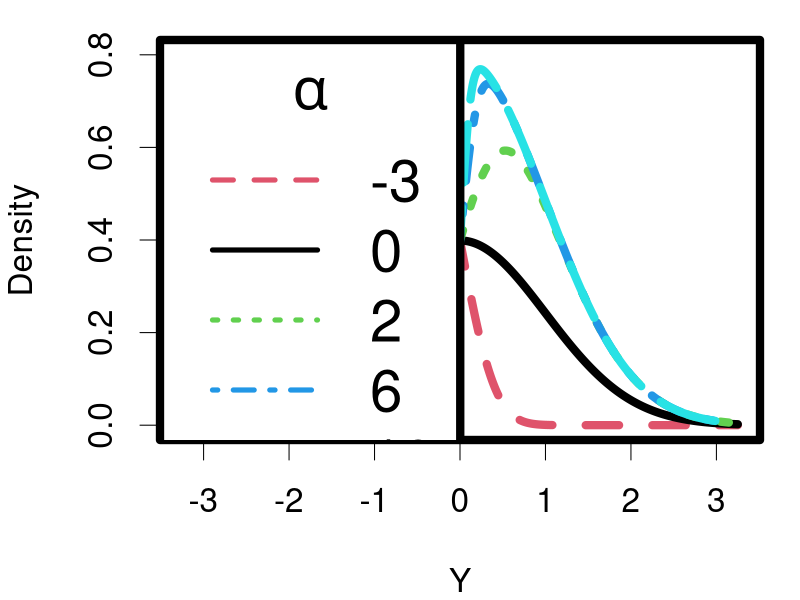
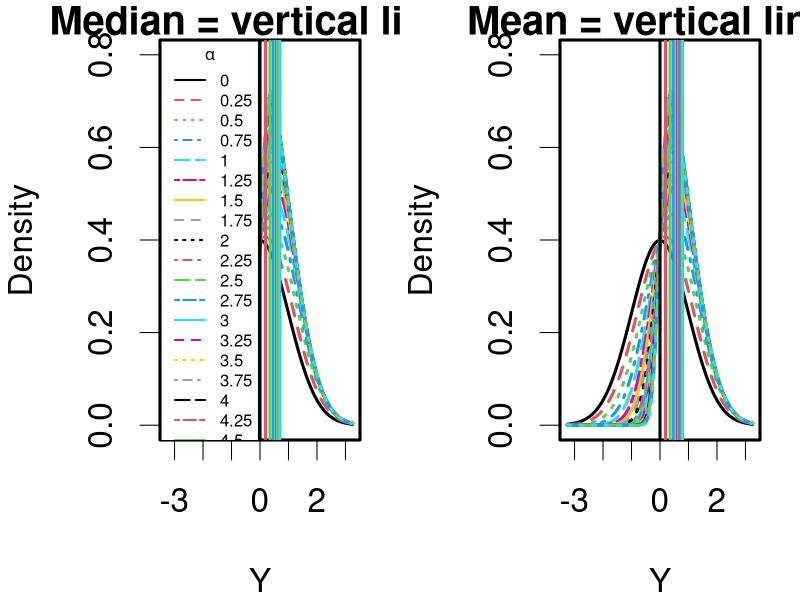
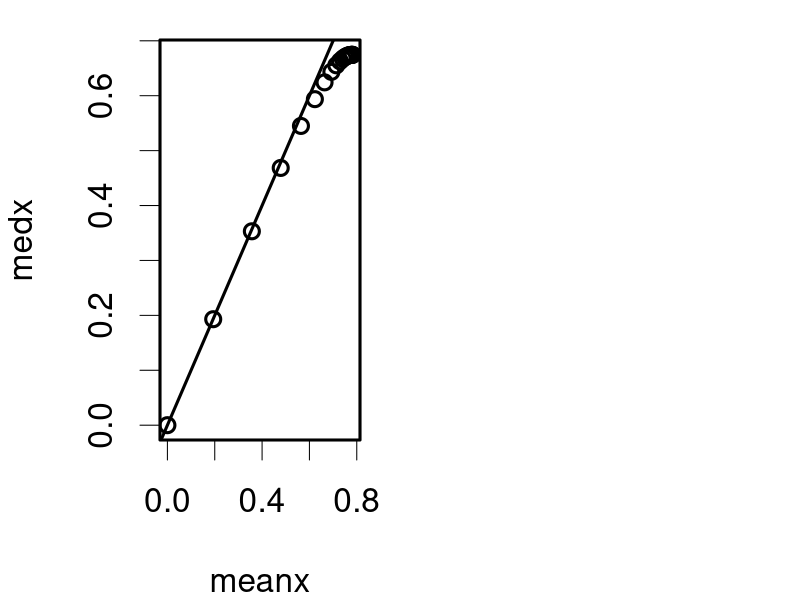
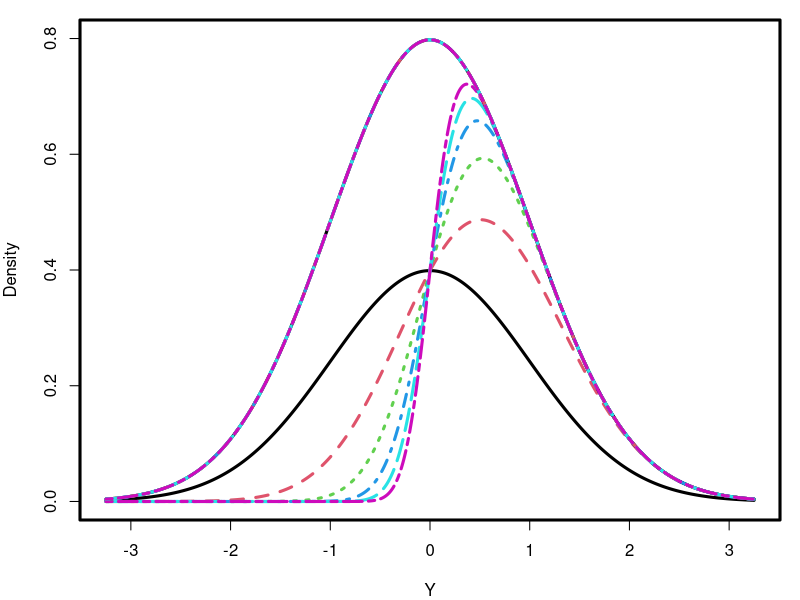
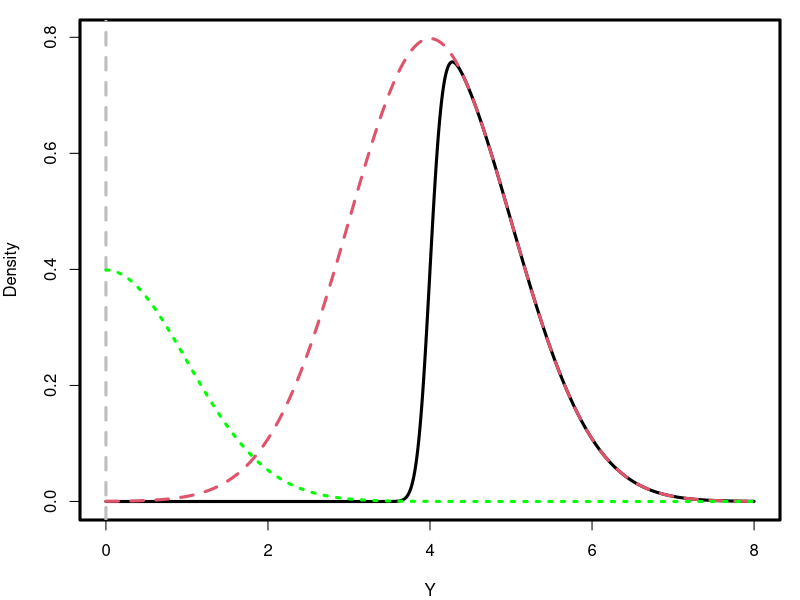

Generate these figures, in order, with R:


library(sn)



x <- seq(-3.25, 3.25, length.out = 1000)
xi <- 0
omega <- 1
alpha <- c(-3,0, 2,6,10)
dx <- lapply(1:length(alpha), function(ii) dsn(x, xi, omega, alpha[ii], tau=0, dp=NULL, log=FALSE))


par.index <- c(2,1,3,4,5)
par(mar = c(4,4,1,1), lwd = 8, cex = 2)
plot(x, dx[[1]], "n", xlab = "Y", ylab = "Density", ylim = c(0,.8))
temp <- sapply(1:length(alpha), function(ii) lines(x, dx[[ii]], col = par.index[ii], lty = par.index[ii]))
legend("topleft", legend = alpha, col = par.index, lty = par.index, lwd = 5, title = expression(alpha), cex = 1.75)


fbeta <- function(a){sqrt(2/pi)*a/sqrt(1+a^2)}
fgamma <- function(b){0.5*(4 - pi)*b^3*(1-b^2)^(-3/2)}
beta <- fbeta(alpha)
gamma <- fgamma(beta)
mu <- xi + omega*beta
sig2 <- omega^2*(1-beta^2)

round(cbind(alpha, mu, sig2, gamma),3)






################  Exploration of robust (wrt skewness) parameters
x <- seq(-3.25, 3.25, length.out = 1000)
xi <- 0
omega <- 1
alpha <- seq(0, 5, by = 0.25)
dx <- lapply(1:length(alpha), function(ii) dsn(x, xi, omega, alpha[ii], tau=0, dp=NULL, log=FALSE))
medx <- sapply(1:length(alpha), function(ii) qsn(.5, xi, omega, alpha[ii], tau=0, dp=NULL, log=FALSE))
fbeta <- function(a){sqrt(2/pi)*a/sqrt(1+a^2)}
fgamma <- function(b){0.5*(4 - pi)*b^2*(1-b^2)^(-3/2)}
beta <- fbeta(alpha)
gamma <- fgamma(beta)
meanx <- xi + omega*beta

par(mfrow = c(1,2), mar = c(4,4,1,1), lwd = 3, cex = 2)
#Median
plot(x, dx[[1]], "n", xlab = "Y", ylab = "Density", ylim = c(0,.8), main = "Median = vertical lines")
temp <- sapply(1:length(alpha), function(ii) lines(x, dx[[ii]], col = ii, lty = ii))
abline(v = medx, col = 1:length(alpha), lwd = 3, lty = 1)
legend("topleft", legend = alpha, col = 1:length(alpha), lty = 1:length(alpha), lwd = 2, title = expression(alpha), cex = .5)
#Mean
plot(x, dx[[1]], "n", xlab = "Y", ylab = "Density", ylim = c(0,.8), main = "Mean = vertical lines")
temp <- sapply(1:length(alpha), function(ii) lines(x, dx[[ii]], col = ii, lty = ii))
abline(v = meanx, col = 1:length(alpha), lwd = 3, lty = 1)

plot(meanx, medx)
abline(a = 0, b = 1)





################  Stable
x <- seq(-3.25, 3.25, length.out = 1000)
xi <- 0
omega <- 1
alpha <- seq(0, 5, by = 1)
dx <- lapply(1:length(alpha), function(ii) dsn(x, xi, omega, alpha[ii], tau=0, dp=NULL, log=FALSE))
medx <- sapply(1:length(alpha), function(ii) qsn(.5, xi, omega, alpha[ii], tau=0, dp=NULL, log=FALSE))
fbeta <- function(a){sqrt(2/pi)*a/sqrt(1+a^2)}
fgamma <- function(b){0.5*(4 - pi)*b^2*(1-b^2)^(-3/2)}
beta <- fbeta(alpha)
gamma <- fgamma(beta)
meanx <- xi + omega*beta
ffwhm <- function(sig){2*sqrt(2*log(2))*sig}
sig2 <- omega^2*(1-beta^2)
ffwhm(sqrt(sig2))

dx_rm <- lapply(1:length(alpha), function(ii) pnorm(alpha[ii]*(x-xi)/omega,0,1))

par(mfrow = c(1,1), mar = c(4,4,1,1), lwd = 3, cex = 1)
plot(x, dx[[1]], "n", xlab = "Y", ylab = "Density", ylim = c(0,.8), main = "")
temp <- sapply(1:length(alpha), function(ii) lines(x, dx[[ii]], col = ii, lty = ii))

# Remove skew portion
temp <- sapply(1:length(alpha), function(ii) lines(x, dx[[ii]]/dx_rm[[ii]], col = ii, lty = ii))




### Remove skew portion

x <- seq(0, 8, length.out = 1000)
xi <- 4
omega <- 1
alpha <- 8
dx <- dsn(x, xi, omega, alpha, tau=0, dp=NULL, log=FALSE)
dx_rm <- pnorm(alpha*(x-xi)/omega,0,1)
medx <- sapply(1:length(alpha), function(ii) qsn(.5, xi, omega, alpha[ii], tau=0, dp=NULL, log=FALSE))
fbeta <- function(a){sqrt(2/pi)*a/sqrt(1+a^2)}
fgamma <- function(b){0.5*(4 - pi)*b^2*(1-b^2)^(-3/2)}
beta <- fbeta(alpha)
gamma <- fgamma(beta)
meanx <- xi + omega*beta
sig2 <- omega^2*(1-beta^2)



plot(x, dx, "l", col = 1, lwd = 3, xlab = "Y", ylab = "Density", ylim = range(dx, dx/dx_rm))
lines(x, dx/dx_rm, col = 2, lty = 2, lwd = 3)
abline(v = 0, lty = 2, col = "gray")
lines(x, dnorm(x, 0, 1), col = "green", lty = 3)
meanx
sum((dx/dx_rm)*x)/sum(dx/dx_rm)
